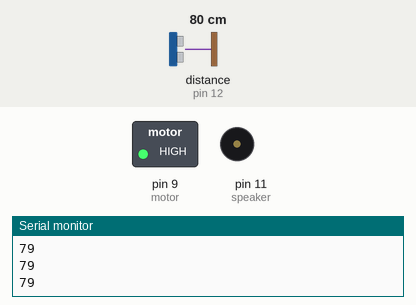
The sketch below on a simulated Arduino Uno, built with avr-gcc and run on an emulated ATmega328P. Shown: switched loads named in the sketch (green lamp = pin HIGH), buzzer (waves = sounding), the last lines printed to the serial monitor. Wiring (inferred from the names in the program): ultrasonic range finder: trigger pin 13; echo pin 12. Dashed ring = blinking. Inputs (shaded band) come from the test bench; at power-on: distance to the obstacle (sensor on pin 12) 80 cm. The echo pulse lasts 58.3 µs per cm; pins used as bus, display or sensor lines are not drawn.

Above: at 1.27 s.
1.3 s: distance to the obstacle (sensor on pin 12) set to 23 cm
4.3 s: distance to the obstacle (sensor on pin 12) set to 19 cm
At 4.69 s:
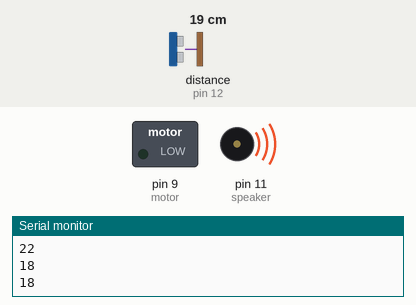
7.3 s: distance to the obstacle (sensor on pin 12) set to 120 cm
At 7.58 s:
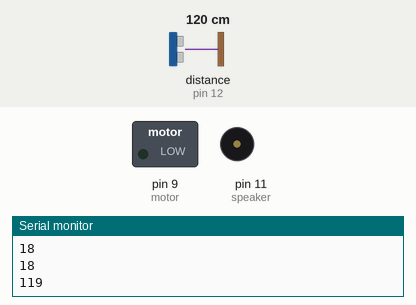
10.3 s: distance to the obstacle (sensor on pin 12) set to 77 cm
At 10.5 s:
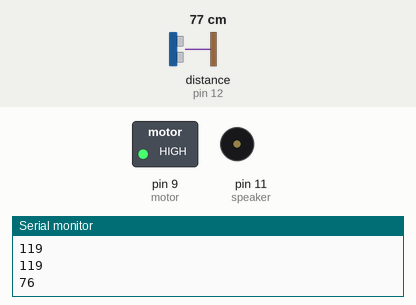
13.3 s: distance to the obstacle (sensor on pin 12) set to 2 cm
At 13.56 s:
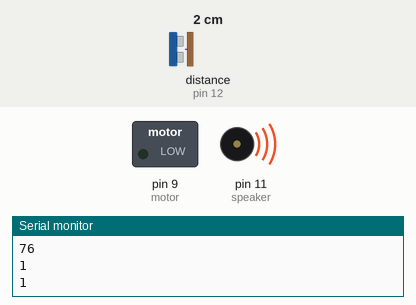
16.3 s: distance to the obstacle (sensor on pin 12) set to 60 cm
At 16.52 s:
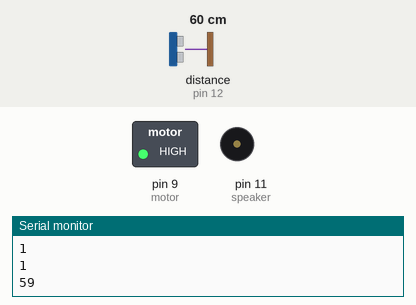
Timing chart, 0 to 20.3 s (numbered marks = the images above; inputs shaded):
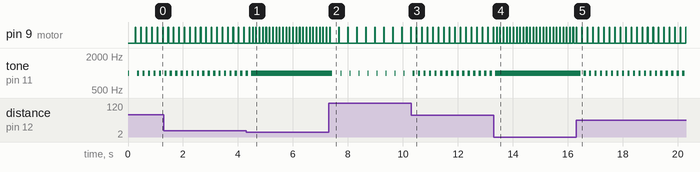

Measured:
- the behaviour switches between 21 and 20 cm on distance to the obstacle (sensor on pin 12) (found by bisection; images 0 and 1)
- after the input at 4.3 s, pin 9 (motor): alternates HIGH for 0.02 s and LOW for 0.10 s, starting after 0.23 s; tone on pin 11 (speaker): goes on until 4.5 s, then stays 1000 Hz
- after the input at 7.3 s, pin 9 (motor): alternates HIGH for 0.02 s and LOW for 0.31 s, starting after 0.36 s; tone on pin 11 (speaker): alternates 1000 Hz for 0.01 s and silent for 0.32 s, starting after 0.12 s
- after the input at 10.3 s, pin 9 (motor): alternates HIGH for 0.02 s and LOW for 0.18 s, starting after 0.19 s; tone on pin 11 (speaker): alternates 1000 Hz for 0.08 s and silent for 0.12 s, starting after 0.14 s
- after the input at 13.3 s, pin 9 (motor): alternates HIGH for 0.02 s and LOW for 0.10 s, starting after 0.11 s; tone on pin 11 (speaker): goes on until 13.4 s, then stays 1000 Hz
- after the input at 16.3 s, pin 9 (motor): alternates HIGH for 0.02 s and LOW for 0.18 s, starting after 0.21 s; tone on pin 11 (speaker): alternates 1000 Hz for 0.08 s and silent for 0.12 s, starting after 0.16 s
- by itself, pin 9 (motor): alternates HIGH for 0.02 s and LOW for 0.18 s
- by itself, tone on pin 11 (speaker): alternates 1000 Hz for 0.08 s and silent for 0.12 s

The sketch:

OcularEcho.ino
```cpp
#define trigPin 13
#define echoPin 12
#define speaker 11
#define motor 9

int counter = 0;

void setup() {
  Serial.begin (9600);
  pinMode(motor, OUTPUT);
  pinMode(trigPin, OUTPUT);
  pinMode(echoPin, INPUT);
  pinMode(speaker, OUTPUT);
}

void setLow(){
  digitalWrite(motor, LOW);
  digitalWrite(trigPin, LOW);
}

void setTrigH(){
  digitalWrite(trigPin, HIGH);
}

long calculateDistance(long newDistance){
  return (newDistance/2) / 29.1;
}

void trigger(long distance){
  if (distance < 20) {  // This is where the LED On/Off happens
    tone(speaker, 1000, 500);
    delay(50);
  }
  else if(distance < 80){
    tone(speaker, 1000, 80);
    delay(125);
  }
  else if(distance < 160){
    tone(speaker, 1000, 10);
    delay(250);
  }
  if(distance < 160){
    digitalWrite(motor, HIGH);
    delay(20);
    digitalWrite(motor, LOW);
  }
}

void turnMotorOff(){
  digitalWrite(motor, LOW);
}

void loop() {
  long duration, distance, duration2, distance2;

  setLow();
  delayMicroseconds(2);
  setTrigH();
  delayMicroseconds(10);
  setLow();

  duration = pulseIn(echoPin, HIGH);

  distance = calculateDistance(duration);

  Serial.println(distance);

  trigger(distance);

  turnMotorOff();

  delay(50);
}
```
